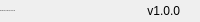
              <widget class="QFrame" name="bottomBar">
               <property name="minimumSize">
                <size>
                 <width>0</width>
                 <height>22</height>
                </size>
               </property>
               <property name="maximumSize">
                <size>
                 <width>16777215</width>
                 <height>22</height>
                </size>
               </property>
               <property name="frameShape">
                <enum>QFrame::NoFrame</enum>
               </property>
               <property name="frameShadow">
                <enum>QFrame::Raised</enum>
               </property>
               <layout class="QHBoxLayout" name="horizontalLayout_5">
                <property name="spacing">
                 <number>0</number>
                </property>
                <property name="leftMargin">
                 <number>0</number>
                </property>
                <property name="topMargin">
                 <number>0</number>
                </property>
                <property name="rightMargin">
                 <number>0</number>
                </property>
                <property name="bottomMargin">
                 <number>0</number>
                </property>
                <item>
                 <widget class="QLabel" name="creditsLabel">
                  <property name="maximumSize">
                   <size>
                    <width>16777215</width>
                    <height>16</height>
                   </size>
                  </property>
                  <property name="font">
                   <font>
                    <family>Segoe UI</family>
                    <pointsize>-1</pointsize>
                    <weight>50</weight>
                    <italic>false</italic>
                    <bold>false</bold>
                   </font>
                  </property>
                  <property name="text">
                   <string>By: Minh Tuệ - Minh Lộc - Duy Tân</string>
                  </property>
                  <property name="alignment">
                   <set>Qt::AlignLeading|Qt::AlignLeft|Qt::AlignVCenter</set>
                  </property>
                 </widget>
                </item>
                <item>
                 <widget class="QLabel" name="version">
                  <property name="text">
                   <string>v1.0.0</string>
                  </property>
                  <property name="alignment">
                   <set>Qt::AlignRight|Qt::AlignTrailing|Qt::AlignVCenter</set>
                  </property>
                 </widget>
                </item>
                <item>
                 <widget class="QFrame" name="frame_size_grip">
                  <property name="minimumSize">
                   <size>
                    <width>20</width>
                    <height>0</height>
                   </size>
                  </property>
                  <property name="maximumSize">
                   <size>
                    <width>20</width>
                    <height>16777215</height>
                   </size>
                  </property>
                  <property name="frameShape">
                   <enum>QFrame::NoFrame</enum>
                  </property>
                  <property name="frameShadow">
                   <enum>QFrame::Raised</enum>
                  </property>
                 </widget>
                </item>
               </layout>
              </widget>
